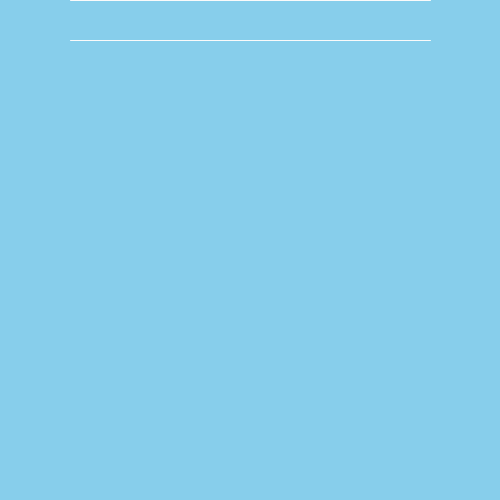
Frame 1 (no input)
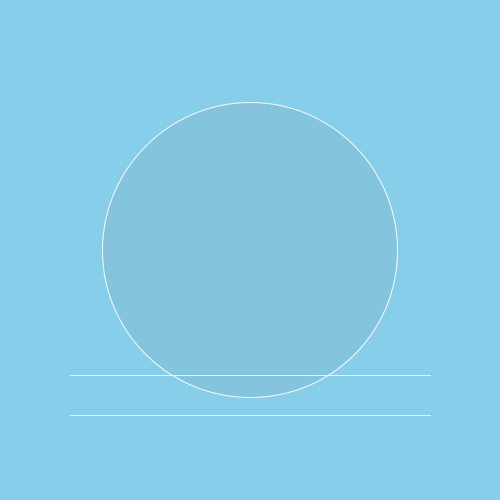
Frame 60 (the mouse pressed at the canvas centre just before this capture)
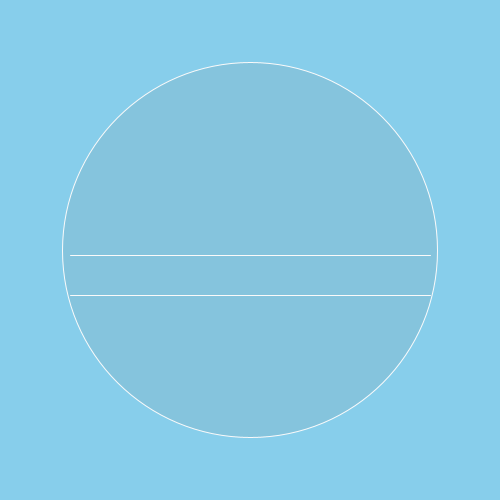
Frame 120 (the mouse held since frame 60 and released just before this capture)

The Processing sketch that drew these frames (run headless with seeded random() and noise(); from frame 60 on, the mouse is pressed at the canvas centre):

// Processing sketch: loop
// ── loop.pde
int y= 0;
int radius=0;
int delta=5;

void setup() {
  size (500, 500);
  background (135,206,235);
  stroke(250);
} 

void draw() {
  background (135,206,235);
  
  fill(120,30);
  
  ellipse(width/2, height/2, radius,radius);
  radius+= delta;
  if(radius<0||radius>480) {
  delta*= -1;
  }
  
  line(70,y,width-70,y);
  line(70, y+40, width-70, y+40);
  y += 15;
  if(y>500) {
    y=0;
  }
}

void mousePressed() {
  loop();
}
